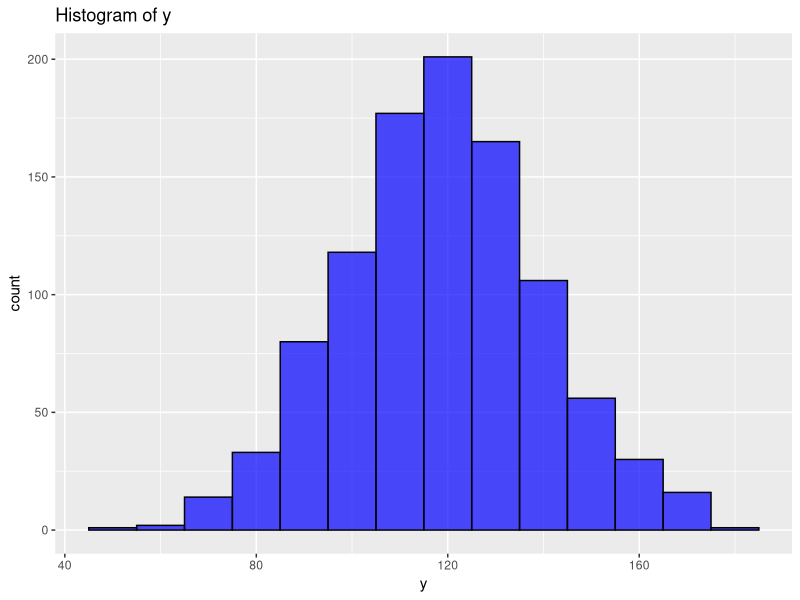
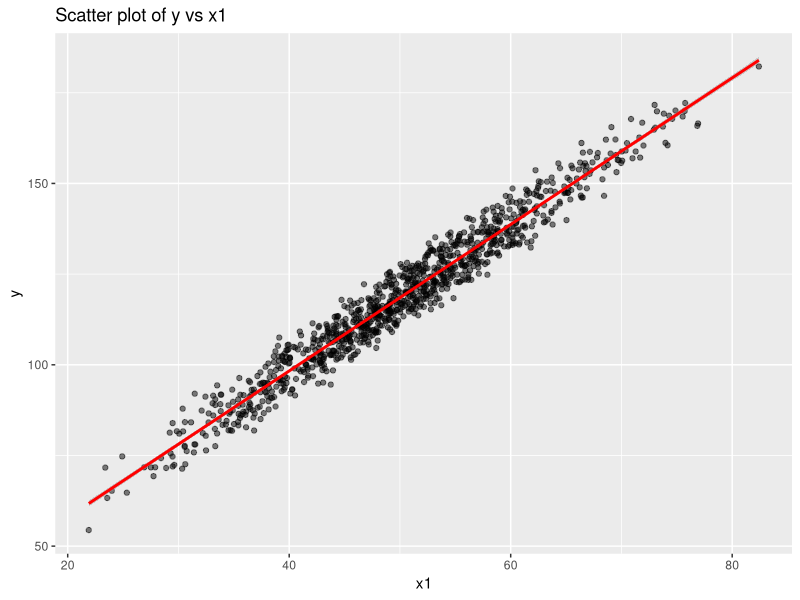
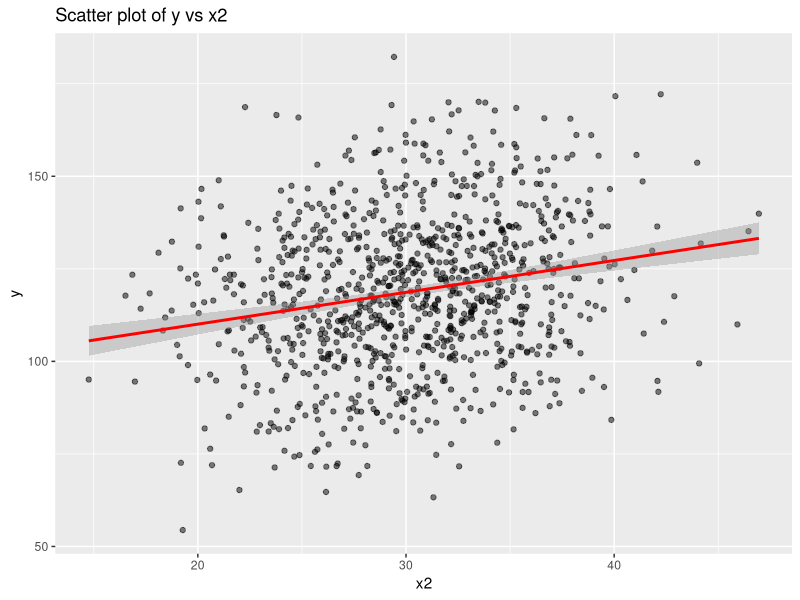
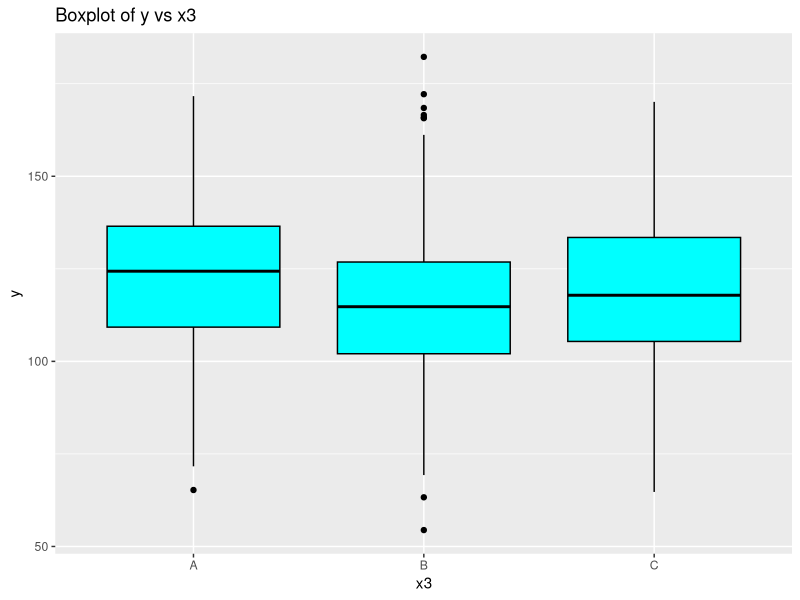

Source code (R) for these figures, in order:
## ---- chunk 1

library(tidyverse)
library(ggplot2)

set.seed(123)
n <- 1000

# Continuous variables
x1 <- rnorm(n, mean = 50, sd = 10)  
x2 <- rnorm(n, mean = 30, sd = 5)   

# Categorical variable with 3 levels
x3 <- sample(c("A", "B", "C"), n, replace = TRUE)

# Dependent variable with some associations
y <- 3 + 2*x1 + 0.5*x2 + ifelse(x3 == "A", 5, ifelse(x3 == "B", -3, 0)) + rnorm(n)

data <- data.frame(x1, x2, x3, y)
head(data)
## ---- chunk 2
summary(data)
## ---- chunk 3
ggplot(data, aes(y)) +
  geom_histogram(binwidth = 10, fill = 'blue', color = 'black', alpha = 0.7) +
  ggtitle('Histogram of y')

ggplot(data, aes(x = x1, y = y)) +
  geom_point(alpha = 0.5) +
  geom_smooth(method = "lm", col = "red") +
  ggtitle('Scatter plot of y vs x1')

ggplot(data, aes(x = x2, y = y)) +
  geom_point(alpha = 0.5) +
  geom_smooth(method = "lm", col = "red") +
  ggtitle('Scatter plot of y vs x2')

ggplot(data, aes(x = x3, y = y)) +
  geom_boxplot(fill = 'cyan', color = 'black') +
  ggtitle('Boxplot of y vs x3')
## ---- chunk 4
#Linear Models
model1 <- lm(y ~ x1 + x2 + x3, data = data)

model2 <- lm(y ~ x1 * x3 + x2, data = data)

# Logistic regression (create a binary outcome variable)
data$y_bin <- ifelse(data$y > median(data$y), 1, 0)
model3 <- glm(y_bin ~ x1 + x2 + x3, data = data, family = binomial)

# Print model summaries to compare
summary(model1)
summary(model2)
summary(model3)
